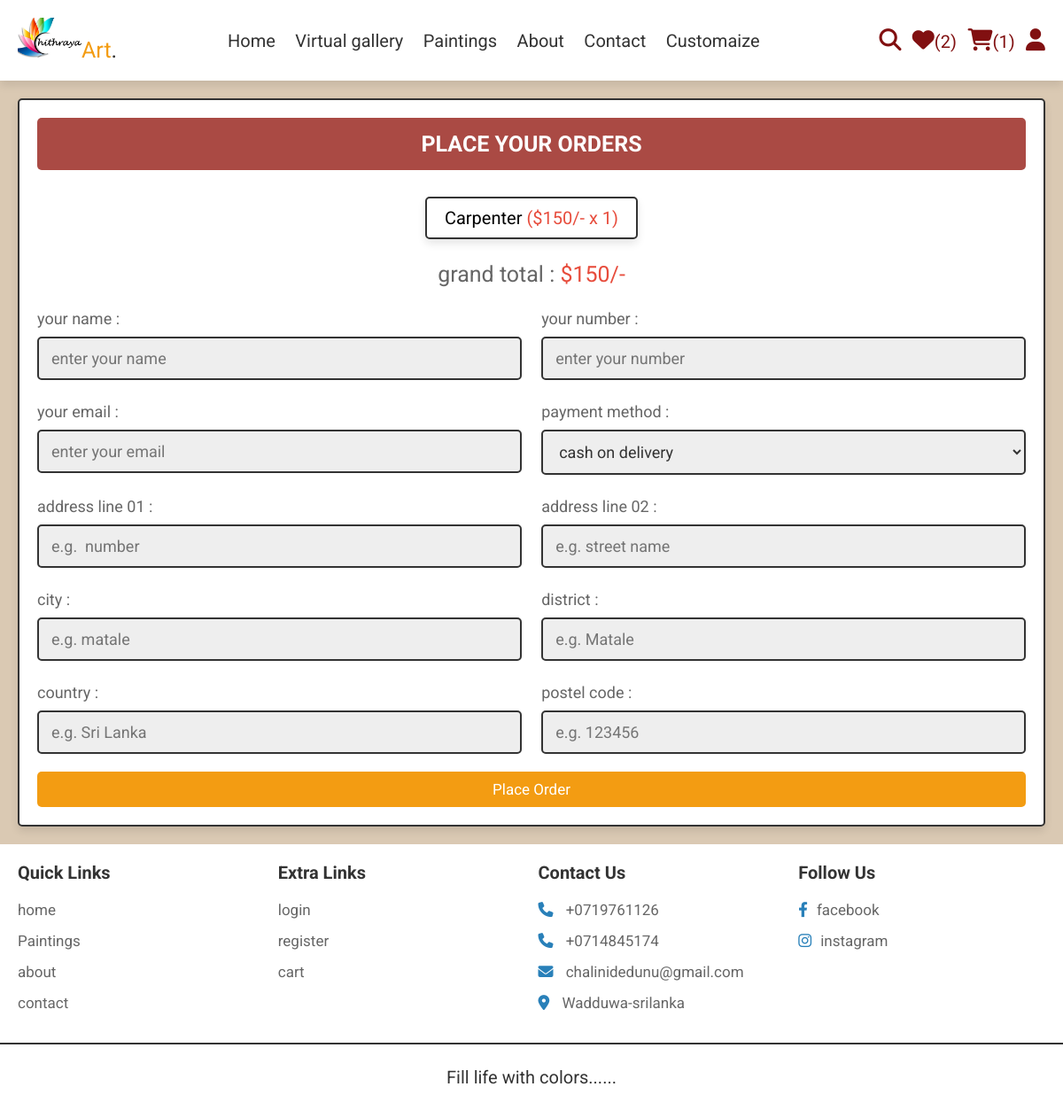
Screenshot of /ckeckout2.php (signed in) with the database file from the repository.
### tables this page shows
CREATE TABLE IF NOT EXISTS `cart` (
  `id` int(100) NOT NULL AUTO_INCREMENT,
  `user_id` int(100) NOT NULL,
  `pid` int(100) NOT NULL,
  `name` varchar(100) NOT NULL,
  `price` int(10) NOT NULL,
  `quantity` int(10) NOT NULL,
  `image` varchar(100) NOT NULL,
  PRIMARY KEY (`id`)
);

### ckeckout2.php (the view, shortened to what this page needs)
<?php
include 'components/connect.php';
if(isset($_SESSION['user_id'])){
   $user_id = $_SESSION['user_id'];
}else{
   $user_id = '';
   header('location:user_login.php');
};
?>
<!DOCTYPE html>
<html lang="en">
<head>
   <link rel="stylesheet" href="https://cdnjs.cloudflare.com/ajax/libs/font-awesome/6.1.1/css/all.min.css">
   <link rel="stylesheet" href="css/styles.css">
</head>
<body>
<?php include 'components/user_header.php'; ?>
<section class="checkout-orders">
   <form action="" method="POST">
   <h3>place your orders</h3>
      <div class="display-orders">
      <?php
         $grand_total = 0;
         $select_cart = $conn->prepare("SELECT * FROM `cart` WHERE user_id = ?");
         $select_cart->execute([$user_id]);
         if($select_cart->rowCount() > 0){
            while($fetch_cart = $select_cart->fetch(PDO::FETCH_ASSOC)){
               $grand_total += ($fetch_cart['price'] * $fetch_cart['quantity']);
      ?>
         <p> <?= $fetch_cart['name']; ?> <span>(<?= '$'.$fetch_cart['price'].'/- x '. $fetch_cart['quantity']; ?>)</span> </p>
      <?php
            }
         }else{
            echo '<p class="empty">your cart is empty!</p>';
         }
      ?>
         <div class="grand-total">grand total : <span>$<?= $grand_total; ?>/-</span></div>
      </div>
            <div class="flex">
         <div class="inputBox">
            <span>your name :</span>
            <input type="text" name="name" placeholder="enter your name" class="box" maxlength="20" required>
         </div>
         <div class="inputBox">
            <span>your number :</span>
            <input type="number" name="number" placeholder="enter your number" class="box" min="0" max="9999999999" onkeypress="if(this.value.length == 10) return false;" required>
         </div>
         <div class="inputBox">
            <span>your email :</span>
            <input type="email" name="email" placeholder="enter your email" class="box" maxlength="50" required>
         </div>
         <div class="inputBox">
            <span>payment method :</span>
            <select name="method" class="box" required>
               <option value="cash on delivery">cash on delivery</option>
            </select>
         </div>
         <div class="inputBox">
            <span>address line 01 :</span>
            <input type="text" name="flat" placeholder="e.g.  number" class="box" maxlength="50" required>
         </div>
         <div class="inputBox">
            <span>address line 02 :</span>
            <input type="text" name="street" placeholder="e.g. street name" class="box" maxlength="50" required>
         </div>
         <div class="inputBox">
            <span>city :</span>
            <input type="text" name="city" placeholder="e.g. matale" class="box" maxlength="50" required>
         </div>
         <div class="inputBox">
            <span>district :</span>
            <input type="text" name="state" placeholder="e.g. Matale" class="box" maxlength="50" required>
         </div>
         <div class="inputBox">
            <span>country :</span>
            <input type="text" name="country" placeholder="e.g. Sri Lanka" class="box" maxlength="50" required>
         </div>
         <div class="inputBox">
            <span>postel code :</span>
            <input type="number" min="0" name="pin_code" placeholder="e.g. 123456" min="0" max="999999" onkeypress="if(this.value.length == 6) return false;" class="box" required>
         </div>
      </div>
      <input type="submit" name="order" class="btn <?= ($grand_total > 1)?'':'disabled'; ?>" value="place order">
   </form>
</section>
<?php include 'components/footer.php'; ?>
</body>
</html>

### css/styles.css (style rules this page uses)
:root { --main-color:#2980b9; --orange:#f39c12; --red:#e74c3c; --danger:#811011; --salmon:#FA8072; --dark-pink:#DF7373; --bisque1: #FFFFF0; --dark-red:#AA4A44; --brown:#B87333; --burlywood:#dac9b3; --wheat: #F5DEB3; --black:#333; --white:#fff; --light-color:#666; --light-bg:#eee; --border:.2rem solid var(--black); --box-shadow:0 .5rem 1rem rgba(0,0,0,.1); }
* { font-family: 'Roboto', sans-serif; margin:0; padding:0; box-sizing: border-box; outline: none; border:none; text-decoration: none; }
html { font-size: 62.5%; overflow-x: hidden; }
body { background-color: var(--burlywood); }
section { padding:2rem; max-width: 1200px; margin:0 auto; }
.btn, .delete-btn, .option-btn { display: block; width: 100%; margin-top: 1rem; border-radius: .5rem; padding:1rem 3rem; font-size: 1.7rem; text-transform: capitalize; color:var(--white); cursor: pointer; text-align: center; }
.btn { background-color: var(--orange); }
.display-orders { text-align: center; padding-bottom: 0; }
.display-orders p { display: inline-block; padding:1rem 2rem; margin:1rem .5rem; font-size: 2rem; text-align: center; border:var(--border); background-color: var(--white); box-shadow: var(--box-shadow); border-radius: .5rem; }
.display-orders p span { color:var(--red); }
.display-orders .grand-total { margin-top: 1.5rem; margin-bottom: 2.5rem; font-size: 2.5rem; color:var(--light-color); }
.display-orders .grand-total span { color:var(--red); }
.checkout-orders form { padding:2rem; border:var(--border); background-color: var(--white); box-shadow: var(--box-shadow); border-radius: .5rem; }
.checkout-orders form h3 { border-radius: .5rem; background-color: var(--dark-red); color:var(--white); padding:1.5rem 1rem; text-align: center; text-transform: uppercase; margin-bottom: 2rem; font-size: 2.5rem; }
.checkout-orders form .flex { display: flex; flex-wrap: wrap; gap:1.5rem; justify-content: space-between; }
.checkout-orders form .flex .inputBox { width: 49%; }
.checkout-orders form .flex .inputBox .box { width: 100%; border:var(--border); border-radius: .5rem; font-size: 1.8rem; color:var(--black); padding:1.2rem 1.4rem; margin:1rem 0; background-color: var(--light-bg); }
.checkout-orders form .flex .inputBox span { font-size: 1.8rem; color:var(--light-color); }

### rows the page displays
cart: name "Carpenter", price "150", quantity "1"

### other values shown
$total_wishlist_counts "2"
$total_cart_counts "1"
$grand_total "150"
